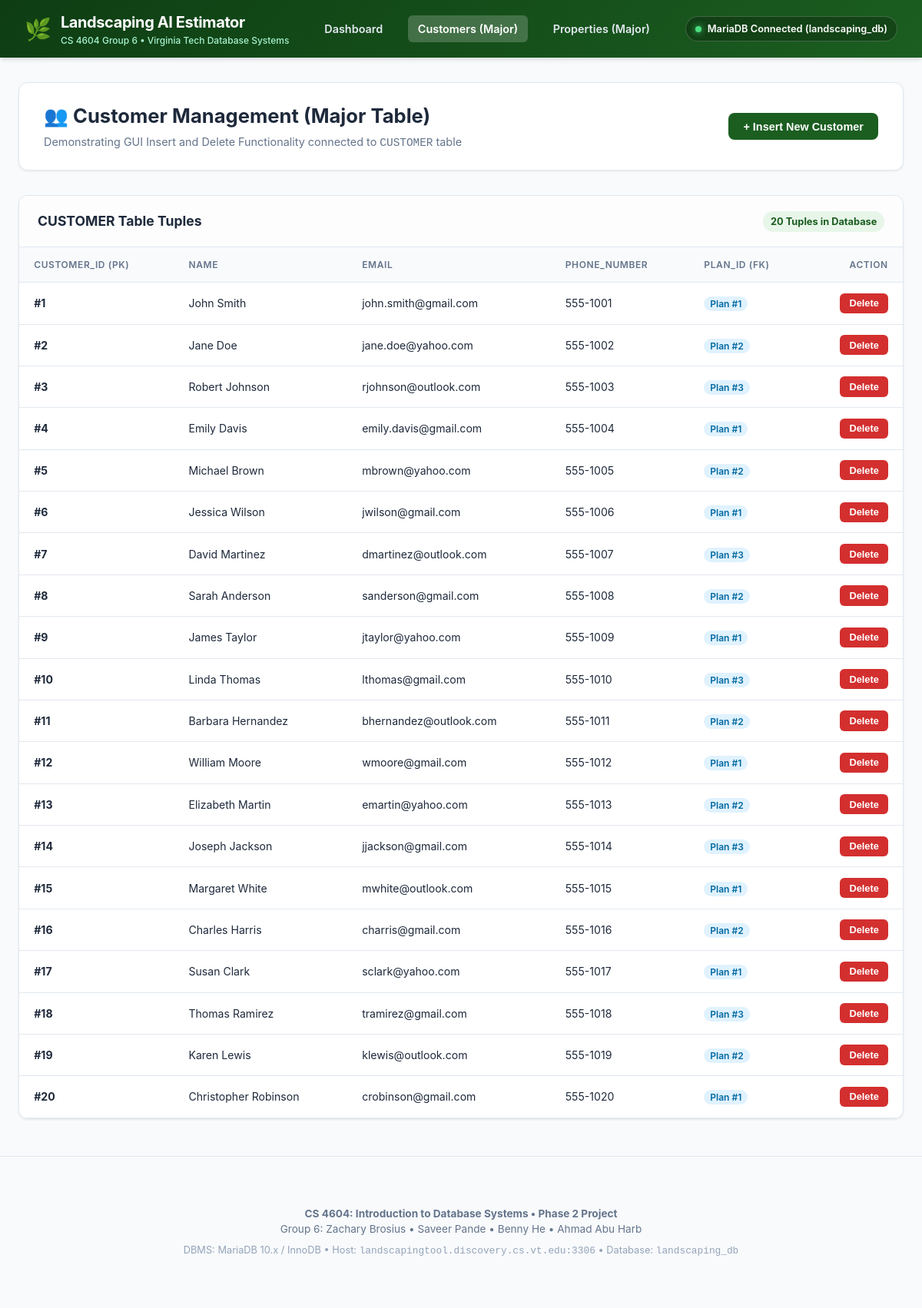
The app's page /php/customers.php with its own data.
### tables this page shows
CREATE TABLE CUSTOMER (
    customer_id INT AUTO_INCREMENT PRIMARY KEY,
    name VARCHAR(100) NOT NULL,
    email VARCHAR(100) NOT NULL UNIQUE,
    password VARCHAR(255) NOT NULL,
    phone_number VARCHAR(20) NOT NULL,
    plan_id INT,
    CONSTRAINT fk_customer_plan FOREIGN KEY (plan_id)
        REFERENCES SUBSCRIPTION_PLAN(plan_id)
        ON UPDATE CASCADE ON DELETE SET NULL
);

### php/config.php (called while the page is built, shortened)
<?php
$db_name = $db_name ?? (getenv('DB_NAME') ?: 'landscaping_db');
try {
    $db_connected = true;
} catch (PDOException $e) {
    $connection_error = $e->getMessage();
    $db_connected = false;
}
?>

### php/customers.php (the view, shortened to what this page needs)
<?php
require_once __DIR__ . '/header.php';
$new_id = null;
$customers = [];
if ($pdo) {
    try {
        $stmt = $pdo->query("SELECT * FROM CUSTOMER ORDER BY customer_id ASC");
        $customers = $stmt->fetchAll();
    } catch (Exception $e) {
        $message = "Could not read CUSTOMER table: " . $e->getMessage();
        $message_type = "danger";
    }
} else {
    $customers = $_SESSION['sample_customers'];
}
?>
<div class="page-header">
    <div class="page-title">
        <h1>👥 Customer Management (Major Table)</h1>
        <p>Demonstrating GUI Insert and Delete Functionality connected to <code>CUSTOMER</code> table</p>
    </div>
    <div>
        <button class="btn btn-primary" onclick="openInsertModal()">+ Insert New Customer</button>
    </div>
</div>
<div class="table-card">
    <div class="table-header-bar">
        <div class="table-title">CUSTOMER Table Tuples</div>
        <span class="table-count-badge"><?= count($customers) ?> Tuples in Database</span>
    </div>
    <div style="overflow-x: auto;">
        <table class="data-table">
            <thead>
                <tr>
                    <th>customer_id (PK)</th>
                    <th>name</th>
                    <th>email</th>
                    <th>phone_number</th>
                    <th>plan_id (FK)</th>
                    <th style="text-align: right;">Action</th>
                </tr>
            </thead>
            <tbody>
                <?php foreach ($customers as $row): ?>
                <tr class="<?= ($new_id && $row['customer_id'] == $new_id) ? 'highlight-new' : '' ?>">
                    <td><strong>#<?= htmlspecialchars($row['customer_id']) ?></strong></td>
                    <td><?= htmlspecialchars($row['name']) ?></td>
                    <td><?= htmlspecialchars($row['email']) ?></td>
                    <td><?= htmlspecialchars($row['phone_number']) ?></td>
                    <td>
                        <span style="background: #e0f2fe; color: #0369a1; padding: 2px 8px; border-radius: 12px; font-weight: 600; font-size: 0.75rem;">
                            Plan #<?= htmlspecialchars($row['plan_id'] ?? 1) ?>
                        </span>
                    </td>
                    <td style="text-align: right;">
                        <form method="POST" action="customers.php" style="display: inline;" onsubmit="return confirm('Are you sure you want to DELETE Customer #<?= $row['customer_id'] ?> (<?= htmlspecialchars($row['name']) ?>) from the database?');">
                            <button type="submit" class="btn btn-danger btn-sm">Delete</button>
                        </form>
                    </td>
                </tr>
                <?php endforeach; ?>
            </tbody>
        </table>
    </div>
</div>
<?php require_once __DIR__ . '/footer.php'; ?>

### php/header.php (shortened to what this page needs)
<?php
require_once __DIR__ . '/config.php';
$current_page = basename($_SERVER['PHP_SELF']);
?>
<!DOCTYPE html>
<html lang="en">
<head>
    <link rel="stylesheet" href="css/style.css">
</head>
<body>
<header class="navbar">
    <div class="brand-container">
        <span class="brand-icon">🌿</span>
        <div>
            <div class="brand-title">Landscaping AI Estimator</div>
            <div class="brand-subtitle">CS 4604 Group 6 &bull; Virginia Tech Database Systems</div>
        </div>
    </div>
    <nav class="nav-links">
        <a href="index.php" class="nav-link <?= $current_page == 'index.php' ? 'active' : '' ?>">Dashboard</a>
        <a href="customers.php" class="nav-link <?= $current_page == 'customers.php' ? 'active' : '' ?>">Customers (Major)</a>
        <a href="properties.php" class="nav-link <?= $current_page == 'properties.php' ? 'active' : '' ?>">Properties (Major)</a>
    </nav>
    <div class="db-status-pill">
        <span class="status-dot <?= $db_connected ? '' : 'disconnected' ?>"></span>
        <span><?= $db_connected ? 'MariaDB Connected (' . htmlspecialchars($db_name) . ')' : 'DEMO MODE: not connected to a database' ?></span>
    </div>
</header>
<main class="container">

### php/footer.php
</main>
<footer>
    <div class="container">
        <p><strong>CS 4604: Introduction to Database Systems &bull; Phase 2 Project</strong></p>
        <p>Group 6: Zachary Brosius &bull; Saveer Pande &bull; Benny He &bull; Ahmad Abu Harb</p>
        <p style="margin-top: 0.5rem; color: #94a3b8; font-size: 0.8rem;">
            DBMS: MariaDB 10.x / InnoDB &bull; Host: <code>landscapingtool.discovery.cs.vt.edu:3306</code> &bull; Database: <code>landscaping_db</code>
        </p>
    </div>
</footer>
</body>
</html>

### php/css/style.css (style rules this page uses)
:root { --vt-maroon: #861F41; --vt-orange: #E87722; --primary-color: #1b5e20; --primary-dark: #0e3d13; --primary-light: #e8f5e9; --accent-color: #2e7d32; --danger-color: #d32f2f; --danger-dark: #b71c1c; --warning-color: #f57c00; --success-color: #388e3c; --bg-light: #f8fafc; --card-bg: #ffffff; --text-main: #1e293b; --text-muted: #64748b; --border-color: #e2e8f0; --shadow-sm: 0 1px 3px rgba(0,0,0,0.08); --shadow-md: 0 4px 6px -1px rgba(0,0,0,0.1), 0 2px 4px -1px rgba(0,0,0,0.06); --shadow-lg: 0 10px 15px -3px rgba(0,0,0,0.1), 0 4px 6px -2px rgba(0,0,0,0.05); }
* { box-sizing: border-box; margin: 0; padding: 0; }
body { font-family: -apple-system, BlinkMacSystemFont, "Segoe UI", Roboto, "Helvetica Neue", Arial, sans-serif; background-color: var(--bg-light); color: var(--text-main); line-height: 1.5; }
.navbar { background: linear-gradient(135deg, var(--primary-dark) 0%, var(--primary-color) 100%); color: white; padding: 0.85rem 2rem; display: flex; justify-content: space-between; align-items: center; box-shadow: var(--shadow-md); position: sticky; top: 0; z-index: 100; }
.brand-container { display: flex; align-items: center; gap: 0.75rem; }
.brand-icon { font-size: 1.75rem; }
.brand-title { font-size: 1.25rem; font-weight: 700; letter-spacing: -0.02em; color: #ffffff; }
.brand-subtitle { font-size: 0.75rem; color: #a7f3d0; font-weight: 500; }
.nav-links { display: flex; gap: 1.25rem; align-items: center; }
.nav-link { color: #e2e8f0; text-decoration: none; font-size: 0.9rem; font-weight: 600; padding: 0.4rem 0.8rem; border-radius: 6px; transition: all 0.2s ease; }
.nav-link:hover, .nav-link.active { background: rgba(255, 255, 255, 0.2); color: #ffffff; }
.db-status-pill { display: inline-flex; align-items: center; gap: 0.5rem; background: rgba(0, 0, 0, 0.25); padding: 0.35rem 0.75rem; border-radius: 20px; font-size: 0.8rem; font-weight: 600; border: 1px solid rgba(255, 255, 255, 0.2); }
.status-dot { width: 8px; height: 8px; border-radius: 50%; background-color: #4ade80; box-shadow: 0 0 8px #4ade80; }
.container { max-width: 1240px; margin: 2rem auto; padding: 0 1.5rem; }
.page-header { background: white; border-radius: 12px; padding: 1.5rem 2rem; margin-bottom: 2rem; box-shadow: var(--shadow-sm); border: 1px solid var(--border-color); display: flex; justify-content: space-between; align-items: center; flex-wrap: wrap; gap: 1rem; }
.page-title h1 { font-size: 1.6rem; font-weight: 700; color: var(--text-main); }
.page-title p { color: var(--text-muted); font-size: 0.9rem; margin-top: 0.2rem; }
.btn { display: inline-flex; align-items: center; gap: 0.5rem; padding: 0.6rem 1.2rem; font-size: 0.9rem; font-weight: 600; border-radius: 8px; border: none; cursor: pointer; transition: all 0.2s ease; text-decoration: none; }
.btn-primary { background-color: var(--primary-color); color: white; }
.btn-danger { background-color: var(--danger-color); color: white; }
.btn-sm { padding: 0.35rem 0.75rem; font-size: 0.8rem; border-radius: 6px; }
.table-card { background: white; border-radius: 12px; border: 1px solid var(--border-color); box-shadow: var(--shadow-sm); overflow: hidden; margin-bottom: 2rem; }
.table-header-bar { padding: 1.2rem 1.5rem; border-bottom: 1px solid var(--border-color); display: flex; justify-content: space-between; align-items: center; background: #fdfdfd; }
.table-title { font-size: 1.1rem; font-weight: 700; }
.table-count-badge { background: var(--primary-light); color: var(--primary-color); font-weight: 700; font-size: 0.8rem; padding: 0.25rem 0.6rem; border-radius: 20px; }
.data-table { width: 100%; border-collapse: collapse; font-size: 0.88rem; text-align: left; }
.data-table th { background-color: #f8fafc; color: var(--text-muted); font-weight: 600; text-transform: uppercase; font-size: 0.75rem; letter-spacing: 0.05em; padding: 0.85rem 1.2rem; border-bottom: 1px solid var(--border-color); }
.data-table td { padding: 0.85rem 1.2rem; border-bottom: 1px solid var(--border-color); color: var(--text-main); }
footer { text-align: center; padding: 2rem 0; color: var(--text-muted); font-size: 0.85rem; border-top: 1px solid var(--border-color); margin-top: 3rem; }

### records on screen
customer: customer_id "1", name "John Smith", email "john.smith@gmail.com", phone_number "555-1001", plan "1"
customer: customer_id "2", name "Jane Doe", email "jane.doe@yahoo.com", phone_number "555-1002", plan "2"
customer: customer_id "3", name "Robert Johnson", email "rjohnson@outlook.com", phone_number "555-1003", plan "3"
customer: customer_id "4", name "Emily Davis", email "emily.davis@gmail.com", phone_number "555-1004", plan "1"
customer: customer_id "5", name "Michael Brown", email "mbrown@yahoo.com", phone_number "555-1005", plan "2"
customer: customer_id "6", name "Jessica Wilson", email "jwilson@gmail.com", phone_number "555-1006", plan "1"
customer: customer_id "7", name "David Martinez", email "dmartinez@outlook.com", phone_number "555-1007", plan "3"
customer: customer_id "8", name "Sarah Anderson", email "sanderson@gmail.com", phone_number "555-1008", plan "2"
customer: customer_id "9", name "James Taylor", email "jtaylor@yahoo.com", phone_number "555-1009", plan "1"
customer: customer_id "10", name "Linda Thomas", email "lthomas@gmail.com", phone_number "555-1010", plan "3"
customer: customer_id "11", name "Barbara Hernandez", email "bhernandez@outlook.com", phone_number "555-1011", plan "2"
customer: customer_id "12", name "William Moore", email "wmoore@gmail.com", phone_number "555-1012", plan "1"
customer: customer_id "13", name "Elizabeth Martin", email "emartin@yahoo.com", phone_number "555-1013", plan "2"
customer: customer_id "14", name "Joseph Jackson", email "jjackson@gmail.com", phone_number "555-1014", plan "3"
customer: customer_id "15", name "Margaret White", email "mwhite@outlook.com", phone_number "555-1015", plan "1"
customer: customer_id "16", name "Charles Harris", email "charris@gmail.com", phone_number "555-1016", plan "2"
customer: customer_id "17", name "Susan Clark", email "sclark@yahoo.com", phone_number "555-1017", plan "1"
customer: customer_id "18", name "Thomas Ramirez", email "tramirez@gmail.com", phone_number "555-1018", plan "3"
customer: customer_id "19", name "Karen Lewis", email "klewis@outlook.com", phone_number "555-1019", plan "2"
customer: customer_id "20", name "Christopher Robinson", email "crobinson@gmail.com", phone_number "555-1020", plan "1"

### other values on screen
$db_name "landscaping_db"
count($customers) "20"
